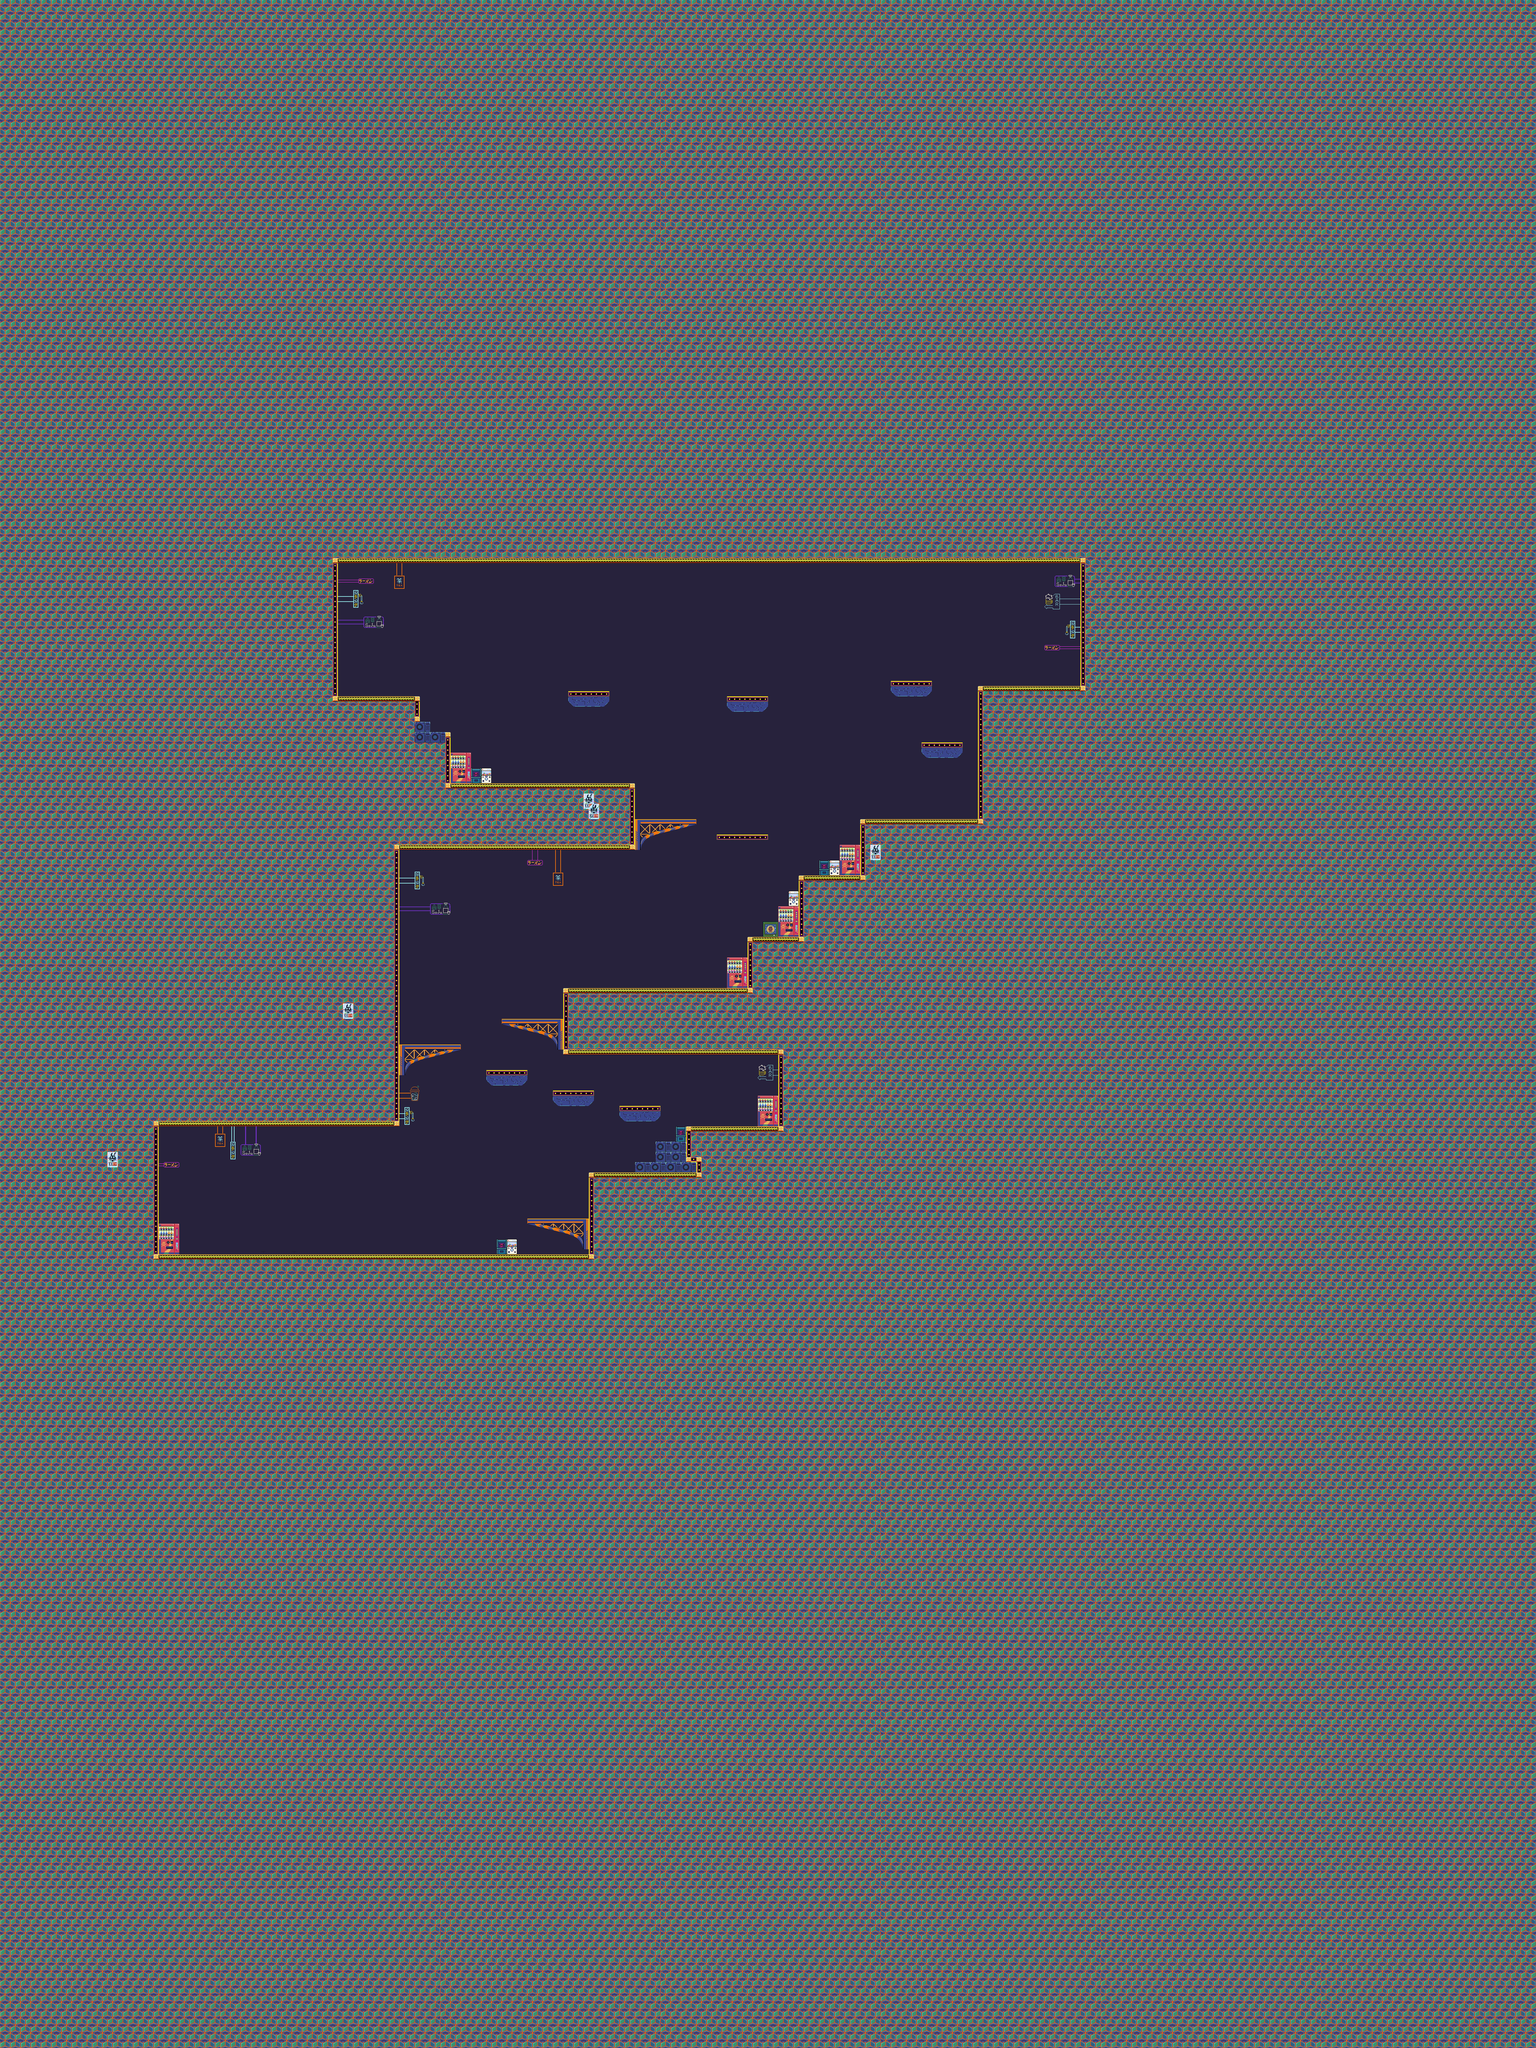

Tiled map render using the project's own tile images. Description and the map definition, with tile-layer contents summarised, below:
An orthogonal 300x400 tile map with 16x16 px tiles, 5 tile layers (platforms, background-1, background, foreground, ...), 5 tilesets and 15 objects (5x camera_enemy, 2x Weapon, Player, snake_npc, exit_area, ...).

<map version="1.9" tiledversion="1.9.2" orientation="orthogonal" renderorder="right-down" width="300" height="400" tilewidth="16" tileheight="16" infinite="0" nextlayerid="14" nextobjectid="33">
 <tileset firstgid="1" source="cctv_tileset.tsx" />
 <tileset firstgid="1201" source="../../maps/hackceler_test.tsx" />
 <tileset firstgid="1321" source="../../objects/placeholder_item.tsx" />
 <tileset firstgid="1322" source="../water/water_tileset.tsx" />
 <tileset firstgid="2522" source="../water/weapons_test.tsx" />
 <layer id="4" name="platforms" width="300" height="400">
  <data>[120000 cells, 970 non-empty, 2 distinct tile ids]</data>
 </layer>
 <layer id="8" name="background-1" width="300" height="400">
  <data>[120000 cells, 120000 non-empty, 1 distinct tile ids]</data>
 </layer>
 <layer id="6" name="background" width="300" height="400">
  <data>[120000 cells, 109461 non-empty, 49 distinct tile ids]</data>
 </layer>
 <layer id="7" name="foreground" width="300" height="400">
  <data>[120000 cells, 1551 non-empty, 159 distinct tile ids]</data>
 </layer>
 <layer id="9" name="top" width="300" height="400">
  <data>[120000 cells, 241 non-empty, 96 distinct tile ids]</data>
 </layer>
 <objectgroup id="3" name="Player">
  <object id="1" name="Player" x="616.104" y="3920.4">
   <properties>
    <property name="hitbox_height" type="int" value="32" />
    <property name="hitbox_width" type="int" value="32" />
   </properties>
   <point />
  </object>
  <object id="2" name="snake_npc" x="1312" y="3904">
   <properties>
    <property name="walk_data" value="2000,E270,W270" />
   </properties>
  </object>
  <object id="4" name="exit_area" x="1071" y="2066" width="31.5" height="110" />
  <object id="7" name="Weapon" x="2000.42" y="3447">
   <properties>
    <property name="collectable" type="bool" value="true" />
    <property name="type" value="gun" />
   </properties>
   <point />
  </object>
  <object id="8" name="Weapon" x="1256.17" y="3902.08">
   <properties>
    <property name="collectable" type="bool" value="false" />
    <property name="flipped" type="bool" value="true" />
    <property name="type" value="cannon" />
   </properties>
   <point />
  </object>
  <object id="16" name="portal" x="2234.67" y="2497" width="935" height="60">
   <properties>
    <property name="dest_x" type="int" value="520" />
    <property name="dest_y" type="int" value="3810" />
    <property name="y_speed" type="int" value="500" />
   </properties>
  </object>
  <object id="17" name="martian_enemy" x="2336" y="2148">
   <properties>
    <property name="respawn" type="bool" value="true" />
   </properties>
   <point />
  </object>
  <object id="18" name="camera_enemy" x="1648" y="2428">
   <properties>
    <property name="control_inverter" type="bool" value="true" />
    <property name="respawn" type="bool" value="true" />
    <property name="walk_data" value="2000,E150,W150" />
   </properties>
   <point />
  </object>
  <object id="15" name="camera_enemy" x="1680" y="3788">
   <properties>
    <property name="respawn" type="bool" value="true" />
    <property name="walk_data" value="2000,E150,W150" />
   </properties>
   <point />
  </object>
  <object id="24" name="camera_enemy" x="1104" y="3905">
   <properties>
    <property name="control_inverter" type="bool" value="true" />
    <property name="respawn" type="bool" value="true" />
    <property name="walk_data" value="2000,W150,E150" />
   </properties>
   <point />
  </object>
  <object id="25" name="static_jellyfish_enemy" x="1326" y="3217.89">
   <properties>
    <property name="control_inverter" type="bool" value="true" />
    <property name="respawn" type="bool" value="true" />
   </properties>
   <point />
  </object>
  <object id="26" name="camera_enemy" x="1947" y="3073">
   <properties>
    <property name="control_inverter" type="bool" value="true" />
    <property name="respawn" type="bool" value="true" />
    <property name="walk_data" value="2000,W150,E150" />
   </properties>
   <point />
  </object>
  <object id="27" name="camera_enemy" x="2310" y="3503">
   <properties>
    <property name="control_inverter" type="bool" value="true" />
    <property name="respawn" type="bool" value="true" />
    <property name="walk_data" value="2000,W150,E150" />
   </properties>
   <point />
  </object>
  <object id="28" name="key_violet" x="1211.24" y="2168.42">
   <properties>
    <property name="color" value="violet" />
    <property name="display_name" value="Violet key" />
   </properties>
   <point />
  </object>
  <object id="31" name="ouch" x="1976.44" y="2248.92" width="521.788" height="310.167" />
 </objectgroup>
</map>
